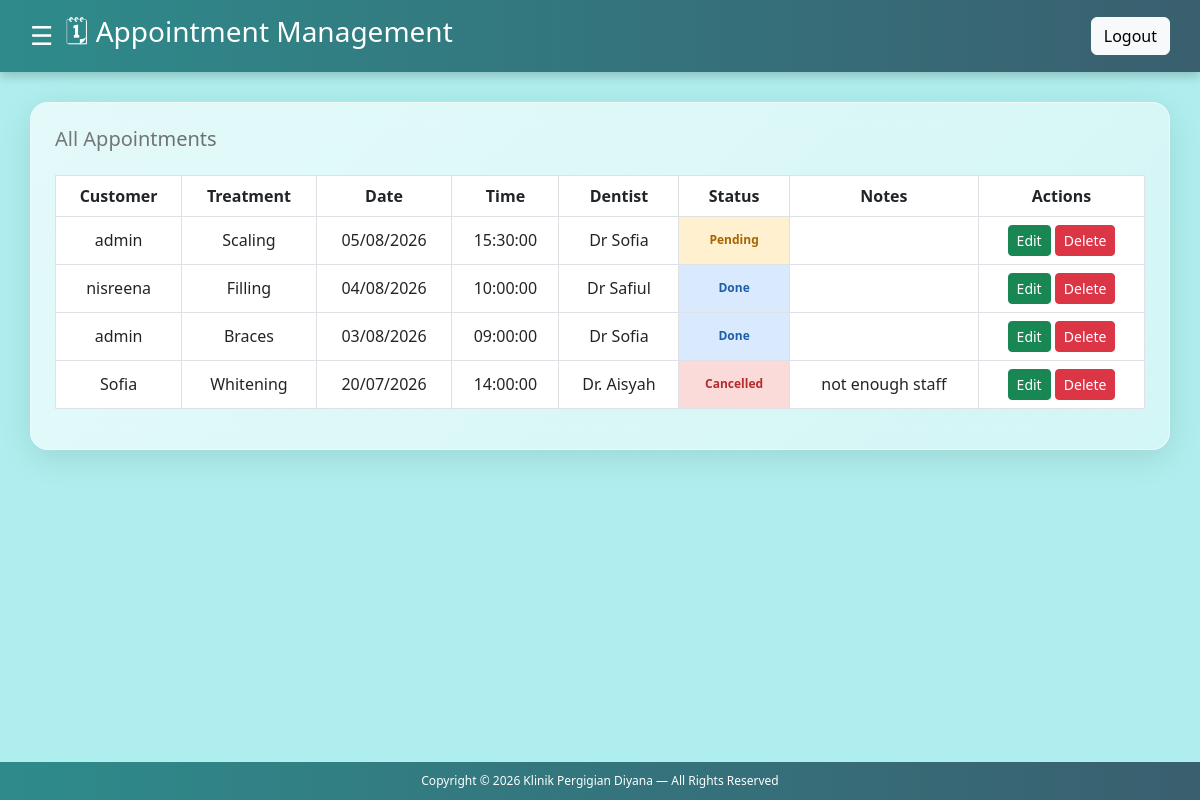
Screenshot of /admin/admin_appointments.php (signed in) with the database file from the repository.
### tables this page shows
CREATE TABLE `appointments` (
  `id` int(11) NOT NULL,
  `customer_id` int(11) NOT NULL,
  `dentist` varchar(100) DEFAULT NULL,
  `date` date DEFAULT NULL,
  `time` time DEFAULT NULL,
  `treatment` varchar(100) DEFAULT NULL,
  `status` varchar(50) DEFAULT NULL,
  `notes` text DEFAULT NULL
);

CREATE TABLE `users` (
  `id` int(11) NOT NULL,
  `username` varchar(50) NOT NULL,
  `password` varchar(255) NOT NULL,
  `role` enum('admin','customer','doctor') NOT NULL,
  `fullname` varchar(100) DEFAULT NULL,
  `ic_number` varchar(30) DEFAULT NULL,
  `email` varchar(150) DEFAULT NULL,
  `phone` varchar(30) DEFAULT NULL
);

### admin/admin_appointments.php (the view, shortened to what this page needs)
<?php
include("../config.php");
$sql = "SELECT a.id, u.username AS customer, a.treatment, a.date, a.time, a.dentist, a.status, a.notes
        FROM appointments a
        JOIN users u ON a.customer_id = u.id
        ORDER BY a.date DESC, a.time DESC";
$result = $conn->query($sql);
?>
<!DOCTYPE html>
<html lang="en">
<head>
    <link href="https://cdn.jsdelivr.net/npm/bootstrap@5.3.0/dist/css/bootstrap.min.css" rel="stylesheet">
    <link rel="stylesheet" href="../css/admin_appointment.css">
    <link rel="stylesheet" href="../css/dashboard_admin.css">
</head>
<body>
<div class="header">
    <div class="header-left">
        <span class="menu-toggle" onclick="toggleSidebar()">☰</span>
        <h3>🗓 Appointment Management</h3>
    </div>
    <a href="../index.php" class="btn btn-light">Logout</a>
</div>
<div class="container-fluid flex-grow-1">
    <div class="row">
        <div class="col-md-12 content" id="content">
            <div class="card p-4">
                <h5 class="mb-4">All Appointments</h5>
                <table class="table table-bordered table-hover">
                    <thead>
                        <tr>
                            <th>Customer</th>
                            <th>Treatment</th>
                            <th>Date</th>
                            <th>Time</th>
                            <th>Dentist</th>
                            <th>Status</th>
                            <th>Notes</th>
                            <th>Actions</th>
                        </tr>
                    </thead>
                    <tbody>
                        <?php if ($result->num_rows > 0): ?>
                            <?php while($row = $result->fetch_assoc()): ?>
                                <tr>
                                    <td><?= htmlspecialchars($row["customer"] ?? "") ?></td>
                                    <td><?= htmlspecialchars($row["treatment"] ?? "") ?></td>
                                    <td>
                                        <?= !empty($row["date"]) ? htmlspecialchars(date("d/m/Y", strtotime($row["date"]))) : "" ?>
                                    </td>
                                    <td><?= $row["time"] ?? "" ?></td>
                                    <td><?= htmlspecialchars($row["dentist"] ?? "") ?></td>
                                    <?php
                                        $status = trim((string)($row["status"] ?? ""));
                                        $statusClass = strtolower($status);
                                        $statusStyles = [
                                            "approved" => "background:#d9f2df;color:#207a39;",
                                            "pending" => "background:#fff0cf;color:#a56500;",
                                            "cancelled" => "background:#fbdada;color:#b52b2b;",
                                            "done" => "background:#d9eaff;color:#1e5fa8;",
                                            "unknown" => "background:#e9ecef;color:#495057;"
                                        ];
                                    ?>
                                    <td class="status-cell" style="padding:0;<?= $statusStyles[$statusClass] ?>">
                                        <span class="status-badge status-<?= $statusClass ?>" style="<?= $statusStyles[$statusClass] ?>display:flex;width:100%;min-height:42px;align-items:center;justify-content:center;box-sizing:border-box;">
                                            <?= htmlspecialchars($status) ?>
                                        </span>
                                    </td>
                                    <td><?= htmlspecialchars($row["notes"] ?? "") ?></td>
                                    <td>
                                        <a href="edit_appointment.php?id=<?= $row["id"] ?>" class="btn btn-success btn-sm">Edit</a>
                                        <a href="delete_appointment.php?id=<?= $row["id"] ?>" class="btn btn-danger btn-sm" onclick="return confirm('Delete this appointment?')">Delete</a>
                                    </td>
                                </tr>
                            <?php endwhile; ?>
                        <?php else: ?>
                            <tr><td colspan="8" class="text-center">No appointments found</td></tr>
                        <?php endif; ?>
                    </tbody>
                </table>
            </div>
        </div>
    </div>
</div>
<div class="footer">
    Copyright © 2026 Klinik Pergigian Diyana — All Rights Reserved
</div>
</body>
</html>

### css/admin_appointment.css (style rules this page uses)
body { background: #AFEEEE; font-family: 'Segoe UI', sans-serif; margin: 0; display: flex; flex-direction: column; min-height: 100vh; position: relative; }
body::before { content: ""; position: fixed; inset: 0; background: linear-gradient(135deg, rgba(46, 139, 139, 0.35), rgba(23, 162, 184, 0.35)), repeating-linear-gradient(45deg, rgba(255, 255, 255, 0.05) 0, rgba(255, 255, 255, 0.05) 2px, transparent 2px, transparent 6px); z-index: -1; }
.header { background: linear-gradient(90deg, #2E8B8B, #3A5F6F); color: white; padding: 15px 30px; display: flex; justify-content: space-between; align-items: center; box-shadow: 0 4px 10px rgba(0, 0, 0, 0.2); }
.header-left { display: flex; align-items: center; gap: 10px; }
.menu-toggle { font-size: 24px; cursor: pointer; transition: transform 0.3s ease; }
.content { padding: 30px; flex-grow: 1; margin-left: 0; width: 100%; transition: all 0.3s ease; }
.card { background: rgba(255, 255, 255, 0.45); backdrop-filter: blur(12px); -webkit-backdrop-filter: blur(12px); border: 1px solid rgba(255, 255, 255, 0.6); border-radius: 18px; box-shadow: 0 8px 32px rgba(0, 0, 0, 0.1); transition: transform 0.2s ease, box-shadow 0.2s ease, background 0.3s ease; position: relative; overflow: hidden; }
.card::before { content: ""; position: absolute; inset: 0; background: linear-gradient(135deg, rgba(255, 255, 255, 0.4), rgba(255, 255, 255, 0)); z-index: 0; pointer-events: none; }
.card .card-body, .card table { position: relative; z-index: 1; }
table { width: 100%; }
th, td { text-align: center; vertical-align: middle; }
.status-badge { display: flex; width: 100%; min-height: 38px; align-items: center; justify-content: center; padding: 5px 12px; border-radius: 0; font-size: 12px; font-weight: 700; }
.status-cell { padding: 0 !important; }
.status-pending { background: #fff0cf; color: #a56500; }
.status-cancelled { background: #fbdada; color: #b52b2b; }
.status-done { background: #d9eaff; color: #1e5fa8; }
thead { background-color: rgba(255, 255, 255, 0.6); }
.footer { background: linear-gradient(90deg, #2E8B8B, #3A5F6F); color: white; text-align: center; padding: 10px; font-size: 12px; margin-top: auto; }

### css/dashboard_admin.css (style rules this page uses)
body { background: #AFEEEE; font-family: 'Segoe UI', sans-serif; margin: 0; display: flex; flex-direction: column; min-height: 100vh; position: relative; }
body::before { content: none; }
.header { background: linear-gradient(90deg, #2e8b8b, #3a5f6f); color: white; padding: 15px 30px; display: flex; justify-content: space-between; align-items: center; box-shadow: 0 4px 10px rgba(0, 0, 0, 0.2); min-height: 60px; z-index: 1001; }
.header-left { display: flex; align-items: center; gap: 12px; }
.menu-toggle { font-size: 26px; cursor: pointer; transition: transform 0.3s ease; }
.content { padding: 30px; flex-grow: 1; margin-left: 0; width: 100%; transition: all 0.3s ease; }
.top-card, .card { background: rgba(255, 255, 255, 0.45); backdrop-filter: blur(12px); -webkit-backdrop-filter: blur(12px); border: 1px solid rgba(255, 255, 255, 0.6); border-radius: 18px; box-shadow: 0 8px 32px rgba(0, 0, 0, 0.1); transition: transform 0.3s ease, box-shadow 0.3s ease, background 0.3s ease; position: relative; overflow: hidden; }
.top-card::before, .card::before { content: ""; position: absolute; inset: 0; background: linear-gradient(135deg, rgba(255, 255, 255, 0.4), rgba(255, 255, 255, 0)); z-index: 0; pointer-events: none; }
.footer { background: linear-gradient(90deg, #2e8b8b, #3a5f6f); color: white; text-align: center; padding: 10px; font-size: 12px; margin-top: auto; }

### rows the page displays
appointments: users.username "admin", treatment "Scaling", date "05/08/2026", time "15:30:00", dentist "Dr Sofia", status "Pending"
appointments: users.username "nisreena", treatment "Filling", date "04/08/2026", time "10:00:00", dentist "Dr Safiul", status "Done"
appointments: users.username "admin", treatment "Braces", date "03/08/2026", time "09:00:00", dentist "Dr Sofia", status "Done"
appointments: users.username "Sofia", treatment "Whitening", date "20/07/2026", time "14:00:00", dentist "Dr. Aisyah", status "Cancelled", notes "not enough staff"
